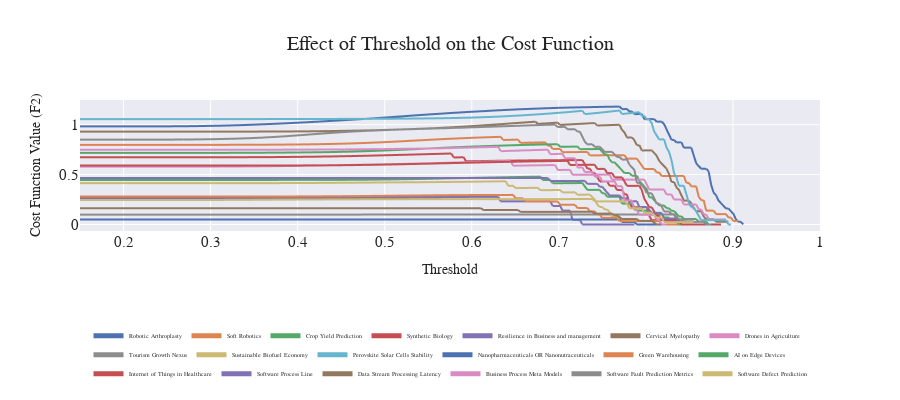

The notebook cell saved with this chart:
### Code cell
# cost function to maximize the number of core publications while minimizing the number of publications
def f_beta(inverse_precision, recall, beta=2):
    return (1 + beta**2) * (inverse_precision * recall) / (beta**2 * inverse_precision + recall)

df_plot["f2"] = f_beta(df_plot["n_total_pubs"] / df_plot["n_pubs"], df_plot["n_core_pubs"] / df_plot["total_core_pubs"])
fig = px.line(df_plot, x="threshold", y="f2", color="topic", hover_data=["n_core_pubs", "n_pubs"],
                labels=dict(cost="Cost", threshold="Threshold"),
                title="Effect of Threshold on the Cost Function")
q = df_plot.loc[df_plot.groupby("topic")["f2"].idxmax()][["topic","threshold", "f2", "n_pubs", "n_total_pubs", "n_core_pubs", "total_core_pubs"]].round(3)
print(f"Average Threshold: {q['threshold'].mean():.3f}")
fig.update_layout(**PLOT_CONFIGS, yaxis_title="Cost Function Value (F2)")
fig.show()
# fig.write_image("LitQEval-report/pics/threshold-analysis.pdf")
display(q.set_index("topic"))

### Figure 1 — Plotly figure (JSON) as saved in the notebook; plotly's stock layout.template omitted (floating-point values rounded to 4 significant figures; data arrays with more than 128 entries replaced by an {"elided": "..."} marker saying what was removed)
{"data": [{"customdata": {"elided": "300x2 int values"}, "hovertemplate": "topic=Robotic Arthroplasty<br>Threshold=%{x}<br>f2=%{y}<br>n_core_pubs=%{customdata[0]}<br>n_pubs=%{customdata[1]}<extra></extra>", "legendgroup": "Robotic Arthroplasty", "line": {"color": "rgb(76,114,176)", "dash": "solid"}, "marker": {"symbol": "circle"}, "mode": "lines", "name": "Robotic Arthroplasty", "showlegend": true, "type": "scattergl", "x": {"elided": "300 float values"}, "xaxis": "x", "y": {"elided": "300 float values"}, "yaxis": "y"}, {"customdata": {"elided": "300x2 int values"}, "hovertemplate": "topic=Soft Robotics<br>Threshold=%{x}<br>f2=%{y}<br>n_core_pubs=%{customdata[0]}<br>n_pubs=%{customdata[1]}<extra></extra>", "legendgroup": "Soft Robotics", "line": {"color": "rgb(221,132,82)", "dash": "solid"}, "marker": {"symbol": "circle"}, "mode": "lines", "name": "Soft Robotics", "showlegend": true, "type": "scattergl", "x": {"elided": "300 float values"}, "xaxis": "x", "y": {"elided": "300 float values"}, "yaxis": "y"}, {"customdata": {"elided": "300x2 int values"}, "hovertemplate": "topic=Crop Yield Prediction<br>Threshold=%{x}<br>f2=%{y}<br>n_core_pubs=%{customdata[0]}<br>n_pubs=%{customdata[1]}<extra></extra>", "legendgroup": "Crop Yield Prediction", "line": {"color": "rgb(85,168,104)", "dash": "solid"}, "marker": {"symbol": "circle"}, "mode": "lines", "name": "Crop Yield Prediction", "showlegend": true, "type": "scattergl", "x": {"elided": "300 float values"}, "xaxis": "x", "y": {"elided": "300 float values"}, "yaxis": "y"}, {"customdata": {"elided": "300x2 int values"}, "hovertemplate": "topic=Synthetic Biology<br>Threshold=%{x}<br>f2=%{y}<br>n_core_pubs=%{customdata[0]}<br>n_pubs=%{customdata[1]}<extra></extra>", "legendgroup": "Synthetic Biology", "line": {"color": "rgb(196,78,82)", "dash": "solid"}, "marker": {"symbol": "circle"}, "mode": "lines", "name": "Synthetic Biology", "showlegend": true, "type": "scattergl", "x": {"elided": "300 float values"}, "xaxis": "x", "y": {"elided": "300 float values"}, "yaxis": "y"}, {"customdata": {"elided": "300x2 int values"}, "hovertemplate": "topic=Resilience in Business and management<br>Threshold=%{x}<br>f2=%{y}<br>n_core_pubs=%{customdata[0]}<br>n_pubs=%{customdata[1]}<extra></extra>", "legendgroup": "Resilience in Business and management", "line": {"color": "rgb(129,114,179)", "dash": "solid"}, "marker": {"symbol": "circle"}, "mode": "lines", "name": "Resilience in Business and management", "showlegend": true, "type": "scattergl", "x": {"elided": "300 float values"}, "xaxis": "x", "y": {"elided": "300 float values"}, "yaxis": "y"}, {"customdata": {"elided": "300x2 int values"}, "hovertemplate": "topic=Cervical Myelopathy<br>Threshold=%{x}<br>f2=%{y}<br>n_core_pubs=%{customdata[0]}<br>n_pubs=%{customdata[1]}<extra></extra>", "legendgroup": "Cervical Myelopathy", "line": {"color": "rgb(147,120,96)", "dash": "solid"}, "marker": {"symbol": "circle"}, "mode": "lines", "name": "Cervical Myelopathy", "showlegend": true, "type": "scattergl", "x": {"elided": "300 float values"}, "xaxis": "x", "y": {"elided": "300 float values"}, "yaxis": "y"}, {"customdata": {"elided": "300x2 int values"}, "hovertemplate": "topic=Drones in Agriculture<br>Threshold=%{x}<br>f2=%{y}<br>n_core_pubs=%{customdata[0]}<br>n_pubs=%{customdata[1]}<extra></extra>", "legendgroup": "Drones in Agriculture", "line": {"color": "rgb(218,139,195)", "dash": "solid"}, "marker": {"symbol": "circle"}, "mode": "lines", "name": "Drones in Agriculture", "showlegend": true, "type": "scattergl", "x": {"elided": "300 float values"}, "xaxis": "x", "y": {"elided": "300 float values"}, "yaxis": "y"}, {"customdata": {"elided": "300x2 int values"}, "hovertemplate": "topic=Tourism Growth Nexus<br>Threshold=%{x}<br>f2=%{y}<br>n_core_pubs=%{customdata[0]}<br>n_pubs=%{customdata[1]}<extra></extra>", "legendgroup": "Tourism Growth Nexus", "line": {"color": "rgb(140,140,140)", "dash": "solid"}, "marker": {"symbol": "circle"}, "mode": "lines", "name": "Tourism Growth Nexus", "showlegend": true, "type": "scattergl", "x": {"elided": "300 float values"}, "xaxis": "x", "y": {"elided": "300 float values"}, "yaxis": "y"}, {"customdata": {"elided": "300x2 int values"}, "hovertemplate": "topic=Sustainable Biofuel Economy<br>Threshold=%{x}<br>f2=%{y}<br>n_core_pubs=%{customdata[0]}<br>n_pubs=%{customdata[1]}<extra></extra>", "legendgroup": "Sustainable Biofuel Economy", "line": {"color": "rgb(204,185,116)", "dash": "solid"}, "marker": {"symbol": "circle"}, "mode": "lines", "name": "Sustainable Biofuel Economy", "showlegend": true, "type": "scattergl", "x": {"elided": "300 float values"}, "xaxis": "x", "y": {"elided": "300 float values"}, "yaxis": "y"}, {"customdata": {"elided": "300x2 int values"}, "hovertemplate": "topic=Perovskite Solar Cells Stability<br>Threshold=%{x}<br>f2=%{y}<br>n_core_pubs=%{customdata[0]}<br>n_pubs=%{customdata[1]}<extra></extra>", "legendgroup": "Perovskite Solar Cells Stability", "line": {"color": "rgb(100,181,205)", "dash": "solid"}, "marker": {"symbol": "circle"}, "mode": "lines", "name": "Perovskite Solar Cells Stability", "showlegend": true, "type": "scattergl", "x": {"elided": "300 float values"}, "xaxis": "x", "y": {"elided": "300 float values"}, "yaxis": "y"}, {"customdata": {"elided": "300x2 int values"}, "hovertemplate": "topic=Nanopharmaceuticals OR Nanonutraceuticals<br>Threshold=%{x}<br>f2=%{y}<br>n_core_pubs=%{customdata[0]}<br>n_pubs=%{customdata[1]}<extra></extra>", "legendgroup": "Nanopharmaceuticals OR Nanonutraceuticals", "line": {"color": "rgb(76,114,176)", "dash": "solid"}, "marker": {"symbol": "circle"}, "mode": "lines", "name": "Nanopharmaceuticals OR Nanonutraceuticals", "showlegend": true, "type": "scattergl", "x": {"elided": "300 float values"}, "xaxis": "x", "y": {"elided": "300 float values"}, "yaxis": "y"}, {"customdata": {"elided": "300x2 int values"}, "hovertemplate": "topic=Green Warehousing<br>Threshold=%{x}<br>f2=%{y}<br>n_core_pubs=%{customdata[0]}<br>n_pubs=%{customdata[1]}<extra></extra>", "legendgroup": "Green Warehousing", "line": {"color": "rgb(221,132,82)", "dash": "solid"}, "marker": {"symbol": "circle"}, "mode": "lines", "name": "Green Warehousing", "showlegend": true, "type": "scattergl", "x": {"elided": "300 float values"}, "xaxis": "x", "y": {"elided": "300 float values"}, "yaxis": "y"}, {"customdata": {"elided": "300x2 int values"}, "hovertemplate": "topic=AI on Edge Devices<br>Threshold=%{x}<br>f2=%{y}<br>n_core_pubs=%{customdata[0]}<br>n_pubs=%{customdata[1]}<extra></extra>", "legendgroup": "AI on Edge Devices", "line": {"color": "rgb(85,168,104)", "dash": "solid"}, "marker": {"symbol": "circle"}, "mode": "lines", "name": "AI on Edge Devices", "showlegend": true, "type": "scattergl", "x": {"elided": "300 float values"}, "xaxis": "x", "y": {"elided": "300 float values"}, "yaxis": "y"}, {"customdata": {"elided": "300x2 int values"}, "hovertemplate": "topic=Internet of Things in Healthcare<br>Threshold=%{x}<br>f2=%{y}<br>n_core_pubs=%{customdata[0]}<br>n_pubs=%{customdata[1]}<extra></extra>", "legendgroup": "Internet of Things in Healthcare", "line": {"color": "rgb(196,78,82)", "dash": "solid"}, "marker": {"symbol": "circle"}, "mode": "lines", "name": "Internet of Things in Healthcare", "showlegend": true, "type": "scattergl", "x": {"elided": "300 float values"}, "xaxis": "x", "y": {"elided": "300 float values"}, "yaxis": "y"}, {"customdata": {"elided": "300x2 int values"}, "hovertemplate": "topic=Software Process Line<br>Threshold=%{x}<br>f2=%{y}<br>n_core_pubs=%{customdata[0]}<br>n_pubs=%{customdata[1]}<extra></extra>", "legendgroup": "Software Process Line", "line": {"color": "rgb(129,114,179)", "dash": "solid"}, "marker": {"symbol": "circle"}, "mode": "lines", "name": "Software Process Line", "showlegend": true, "type": "scattergl", "x": {"elided": "300 float values"}, "xaxis": "x", "y": {"elided": "300 float values"}, "yaxis": "y"}, {"customdata": {"elided": "300x2 int values"}, "hovertemplate": "topic=Data Stream Processing Latency<br>Threshold=%{x}<br>f2=%{y}<br>n_core_pubs=%{customdata[0]}<br>n_pubs=%{customdata[1]}<extra></extra>", "legendgroup": "Data Stream Processing Latency", "line": {"color": "rgb(147,120,96)", "dash": "solid"}, "marker": {"symbol": "circle"}, "mode": "lines", "name": "Data Stream Processing Latency", "showlegend": true, "type": "scattergl", "x": {"elided": "300 float values"}, "xaxis": "x", "y": {"elided": "300 float values"}, "yaxis": "y"}, {"customdata": {"elided": "300x2 int values"}, "hovertemplate": "topic=Business Process Meta Models<br>Threshold=%{x}<br>f2=%{y}<br>n_core_pubs=%{customdata[0]}<br>n_pubs=%{customdata[1]}<extra></extra>", "legendgroup": "Business Process Meta Models", "line": {"color": "rgb(218,139,195)", "dash": "solid"}, "marker": {"symbol": "circle"}, "mode": "lines", "name": "Business Process Meta Models", "showlegend": true, "type": "scattergl", "x": {"elided": "300 float values"}, "xaxis": "x", "y": {"elided": "300 float values"}, "yaxis": "y"}, {"customdata": {"elided": "300x2 int values"}, "hovertemplate": "topic=Software Fault Prediction Metrics<br>Threshold=%{x}<br>f2=%{y}<br>n_core_pubs=%{customdata[0]}<br>n_pubs=%{customdata[1]}<extra></extra>", "legendgroup": "Software Fault Prediction Metrics", "line": {"color": "rgb(140,140,140)", "dash": "solid"}, "marker": {"symbol": "circle"}, "mode": "lines", "name": "Software Fault Prediction Metrics", "showlegend": true, "type": "scattergl", "x": {"elided": "300 float values"}, "xaxis": "x", "y": {"elided": "300 float values"}, "yaxis": "y"}, {"customdata": {"elided": "300x2 int values"}, "hovertemplate": "topic=Software Defect Prediction<br>Threshold=%{x}<br>f2=%{y}<br>n_core_pubs=%{customdata[0]}<br>n_pubs=%{customdata[1]}<extra></extra>", "legendgroup": "Software Defect Prediction", "line": {"color": "rgb(204,185,116)", "dash": "solid"}, "marker": {"symbol": "circle"}, "mode": "lines", "name": "Software Defect Prediction", "showlegend": true, "type": "scattergl", "x": {"elided": "300 float values"}, "xaxis": "x", "y": {"elided": "300 float values"}, "yaxis": "y"}], "layout": {"font": {"family": "Modern Computer"}, "height": 400, "legend": {"font": {"size": 6}, "itemsizing": "constant", "orientation": "h", "title": {"text": ""}, "tracegroupgap": 0, "x": 0.5, "xanchor": "center", "y": -1.2, "yanchor": "bottom"}, "showlegend": true, "title": {"font": {"family": "Modern Computer", "size": 20}, "text": "Effect of Threshold on the Cost Function", "x": 0.5}, "xaxis": {"anchor": "y", "domain": [0, 1], "tickfont": {"size": 15}, "title": {"text": "Threshold"}}, "yaxis": {"anchor": "x", "domain": [0, 1], "tickfont": {"size": 15}, "title": {"text": "Cost Function Value (F2)"}}}}
